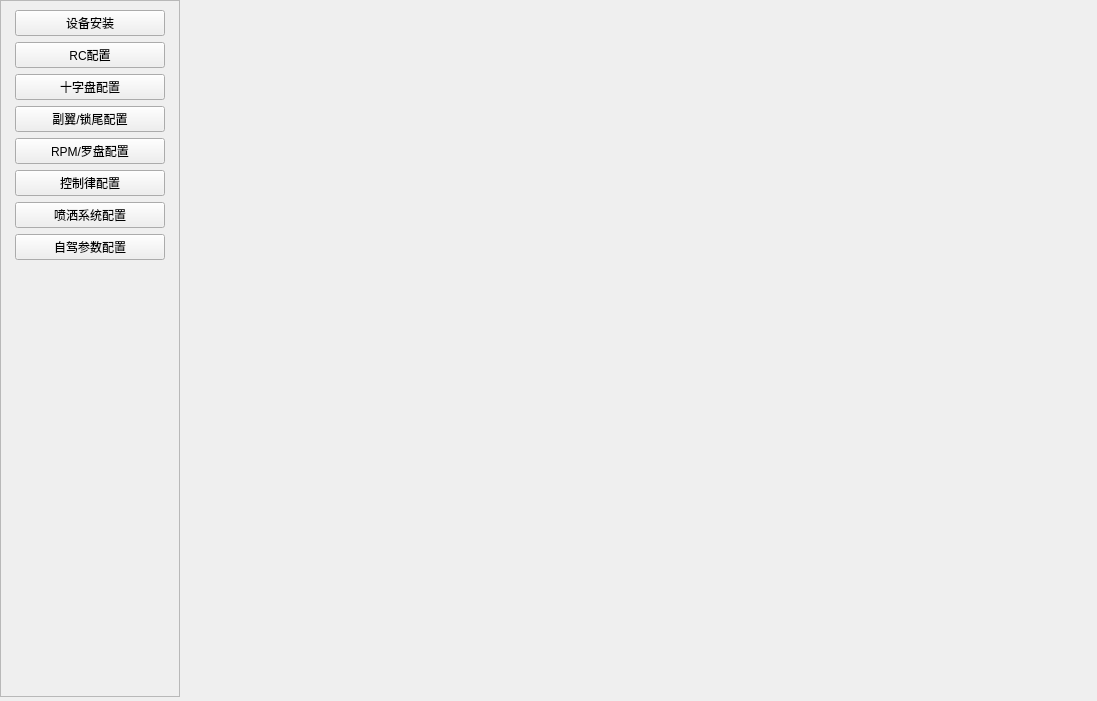
<?xml version="1.0" encoding="UTF-8"?>
<ui version="4.0">
 <class>centerWidget</class>
 <widget class="QWidget" name="centerWidget">
  <property name="geometry">
   <rect>
    <x>0</x>
    <y>0</y>
    <width>1097</width>
    <height>701</height>
   </rect>
  </property>
  <property name="minimumSize">
   <size>
    <width>1097</width>
    <height>701</height>
   </size>
  </property>
  <property name="windowTitle">
   <string>Form</string>
  </property>
  <widget class="QStackedWidget" name="stackedWidget">
   <property name="geometry">
    <rect>
     <x>186</x>
     <y>0</y>
     <width>881</width>
     <height>595</height>
    </rect>
   </property>
   <property name="minimumSize">
    <size>
     <width>827</width>
     <height>595</height>
    </size>
   </property>
   <property name="font">
    <font>
     <pointsize>9</pointsize>
    </font>
   </property>
   <property name="currentIndex">
    <number>-1</number>
   </property>
  </widget>
  <widget class="QScrollArea" name="scrollArea">
   <property name="geometry">
    <rect>
     <x>0</x>
     <y>0</y>
     <width>180</width>
     <height>697</height>
    </rect>
   </property>
   <property name="minimumSize">
    <size>
     <width>180</width>
     <height>0</height>
    </size>
   </property>
   <property name="maximumSize">
    <size>
     <width>180</width>
     <height>16777215</height>
    </size>
   </property>
   <property name="font">
    <font>
     <pointsize>9</pointsize>
    </font>
   </property>
   <property name="widgetResizable">
    <bool>true</bool>
   </property>
   <widget class="QWidget" name="scrollAreaWidgetContents_2">
    <property name="geometry">
     <rect>
      <x>0</x>
      <y>0</y>
      <width>178</width>
      <height>695</height>
     </rect>
    </property>
    <layout class="QGridLayout" name="gridLayout_18">
     <item row="3" column="0">
      <widget class="QPushButton" name="pushButton_tiltset">
       <property name="maximumSize">
        <size>
         <width>210</width>
         <height>16777215</height>
        </size>
       </property>
       <property name="text">
        <string>十字盘配置</string>
       </property>
       <property name="icon">
        <iconset resource="../qfi.qrc">
         <normaloff>:/qfi/images/HE32.png</normaloff>:/qfi/images/HE32.png</iconset>
       </property>
       <property name="iconSize">
        <size>
         <width>50</width>
         <height>30</height>
        </size>
       </property>
      </widget>
     </item>
     <item row="10" column="0">
      <spacer name="verticalSpacer">
       <property name="orientation">
        <enum>Qt::Vertical</enum>
       </property>
       <property name="sizeHint" stdset="0">
        <size>
         <width>20</width>
         <height>40</height>
        </size>
       </property>
      </spacer>
     </item>
     <item row="1" column="0">
      <widget class="QPushButton" name="pushButton_install">
       <property name="maximumSize">
        <size>
         <width>150</width>
         <height>16777215</height>
        </size>
       </property>
       <property name="text">
        <string>设备安装</string>
       </property>
       <property name="icon">
        <iconset resource="../qfi.qrc">
         <normaloff>:/qfi/images/set.png</normaloff>:/qfi/images/set.png</iconset>
       </property>
       <property name="iconSize">
        <size>
         <width>50</width>
         <height>30</height>
        </size>
       </property>
      </widget>
     </item>
     <item row="7" column="0">
      <widget class="QPushButton" name="pushButton_controlset">
       <property name="maximumSize">
        <size>
         <width>210</width>
         <height>16777215</height>
        </size>
       </property>
       <property name="text">
        <string>控制律配置</string>
       </property>
       <property name="icon">
        <iconset resource="../qfi.qrc">
         <normaloff>:/qfi/images/ask.png</normaloff>:/qfi/images/ask.png</iconset>
       </property>
       <property name="iconSize">
        <size>
         <width>50</width>
         <height>30</height>
        </size>
       </property>
      </widget>
     </item>
     <item row="8" column="0">
      <widget class="QPushButton" name="pushButton_spayset">
       <property name="maximumSize">
        <size>
         <width>210</width>
         <height>16777215</height>
        </size>
       </property>
       <property name="text">
        <string>喷洒系统配置</string>
       </property>
       <property name="icon">
        <iconset resource="../qfi.qrc">
         <normaloff>:/qfi/images/simulation.png</normaloff>:/qfi/images/simulation.png</iconset>
       </property>
       <property name="iconSize">
        <size>
         <width>50</width>
         <height>30</height>
        </size>
       </property>
      </widget>
     </item>
     <item row="9" column="0">
      <widget class="QPushButton" name="pushButton_selflyset">
       <property name="sizePolicy">
        <sizepolicy hsizetype="MinimumExpanding" vsizetype="Fixed">
         <horstretch>0</horstretch>
         <verstretch>0</verstretch>
        </sizepolicy>
       </property>
       <property name="maximumSize">
        <size>
         <width>150</width>
         <height>16777215</height>
        </size>
       </property>
       <property name="font">
        <font>
         <pointsize>9</pointsize>
        </font>
       </property>
       <property name="text">
        <string>自驾参数配置</string>
       </property>
       <property name="icon">
        <iconset resource="../qfi.qrc">
         <normaloff>:/qfi/images/airplane.png</normaloff>:/qfi/images/airplane.png</iconset>
       </property>
       <property name="iconSize">
        <size>
         <width>50</width>
         <height>30</height>
        </size>
       </property>
      </widget>
     </item>
     <item row="4" column="0">
      <widget class="QPushButton" name="pushButton_ailset">
       <property name="maximumSize">
        <size>
         <width>210</width>
         <height>16777215</height>
        </size>
       </property>
       <property name="text">
        <string>副翼/锁尾配置</string>
       </property>
       <property name="icon">
        <iconset resource="../qfi.qrc">
         <normaloff>:/qfi/images/donate.png</normaloff>:/qfi/images/donate.png</iconset>
       </property>
       <property name="iconSize">
        <size>
         <width>50</width>
         <height>30</height>
        </size>
       </property>
      </widget>
     </item>
     <item row="2" column="0">
      <widget class="QPushButton" name="pushButton_rcset">
       <property name="maximumSize">
        <size>
         <width>210</width>
         <height>16777215</height>
        </size>
       </property>
       <property name="text">
        <string>RC配置</string>
       </property>
       <property name="icon">
        <iconset resource="../qfi.qrc">
         <normaloff>:/qfi/images/remote1.png</normaloff>:/qfi/images/remote1.png</iconset>
       </property>
       <property name="iconSize">
        <size>
         <width>50</width>
         <height>30</height>
        </size>
       </property>
      </widget>
     </item>
     <item row="5" column="0">
      <widget class="QPushButton" name="pushButton_rpmset">
       <property name="maximumSize">
        <size>
         <width>210</width>
         <height>16777215</height>
        </size>
       </property>
       <property name="text">
        <string>RPM/罗盘配置</string>
       </property>
       <property name="icon">
        <iconset resource="../qfi.qrc">
         <normaloff>:/qfi/images/sensors.png</normaloff>:/qfi/images/sensors.png</iconset>
       </property>
       <property name="iconSize">
        <size>
         <width>50</width>
         <height>30</height>
        </size>
       </property>
      </widget>
     </item>
    </layout>
   </widget>
  </widget>
 </widget>
 <resources>
  <include location="../qfi.qrc"/>
 </resources>
 <connections/>
</ui>
